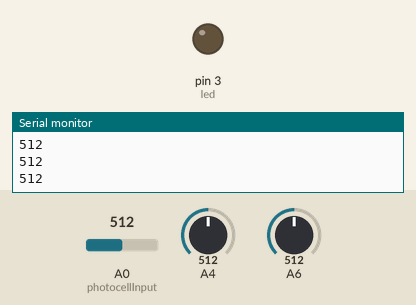
Bench run of a sketch on a simulated Arduino Uno, built with avr-gcc and run on an emulated ATmega328P. Parts: output pins drawn as LEDs (lit = HIGH), the last lines printed to the serial monitor. Dashed ring = blinking. Inputs (shaded band) come from the test bench; at power-on: A0 (photocellInput) = 512, A6 = 512, A4 = 512.

Above: at 1.3 s.
1.4 s: A0 (photocellInput) set to 716
At 2.4 s:
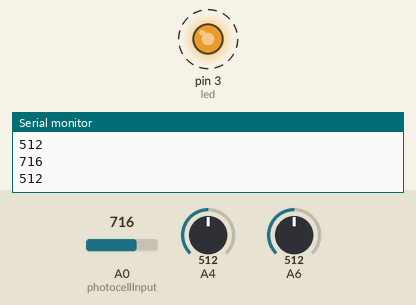
4.4 s: A6 set to 900
At 6.7 s:
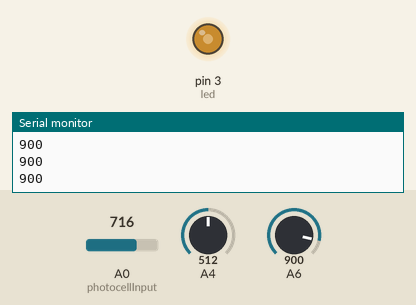
7.0 s: A6 set to 306
At 7.9 s:
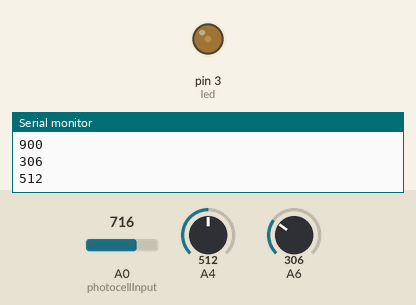
10.0 s: A4 set to 122
12.5 s: A4 set to 0
At 13.9 s:
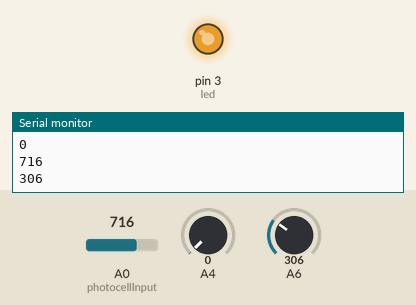
15.5 s: A4 set to 716
Timing chart, 0 to 19.5 s (numbered marks = the images above; inputs shaded):
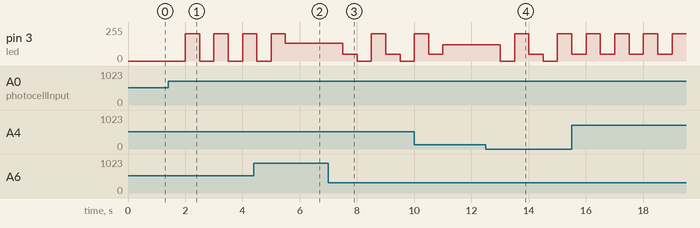

Measured:
- after the input at 1.4 s, pin 3 (led): alternates 204/255 for 0.50 s and 0/255 for 0.50 s, starting after 0.60 s
- after the input at 7.0 s, pin 3 (led): 132/255 → 50/255 after 0.50 s, → 0/255 0.50 s later, → 204/255 0.50 s later, → 50/255 0.50 s later, … (5 changes in this stretch)
- after the input at 12.5 s, pin 3 (led): 122/255 → 0/255 after 0.51 s, → 204/255 0.50 s later, → 50/255 0.50 s later, → 0/255 0.50 s later, … (5 changes in this stretch)

The sketch:

Photoresistor_led_control.ino
```cpp
int led = 3;
int photocellInput = 0;
void setup() {
  // put your setup code here, to run once:
  Serial.begin(9600);
  pinMode(led,OUTPUT);
}

void loop() {
  photocellInput = (analogRead(photocellInput));
  Serial.println(photocellInput);
  delay(500);
  analogWrite(led,photocellInput);
}
```
